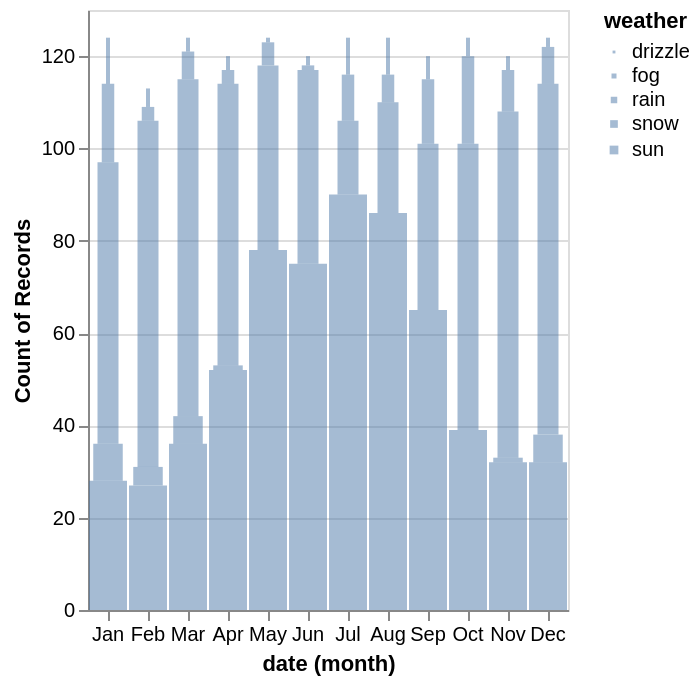

The specification (Vega-Lite) saved for this image:
### Vega-Lite specification from a JSON file in a GitHub repository (floating-point values rounded to 4 significant figures; data arrays with more than 128 entries replaced by an {"elided": "..."} marker saying what was removed)
{"$schema": "https://vega.github.io/schema/vega-lite/v4.json", "data": {"values": {"elided": "1461 records"}}, "mark": "bar", "encoding": {"x": {"timeUnit": "month", "field": "date", "type": "ordinal"}, "y": {"aggregate": "count", "type": "quantitative"}, "size": {"field": "weather", "type": "ordinal"}, "opacity": {"value": 0.5}}}
